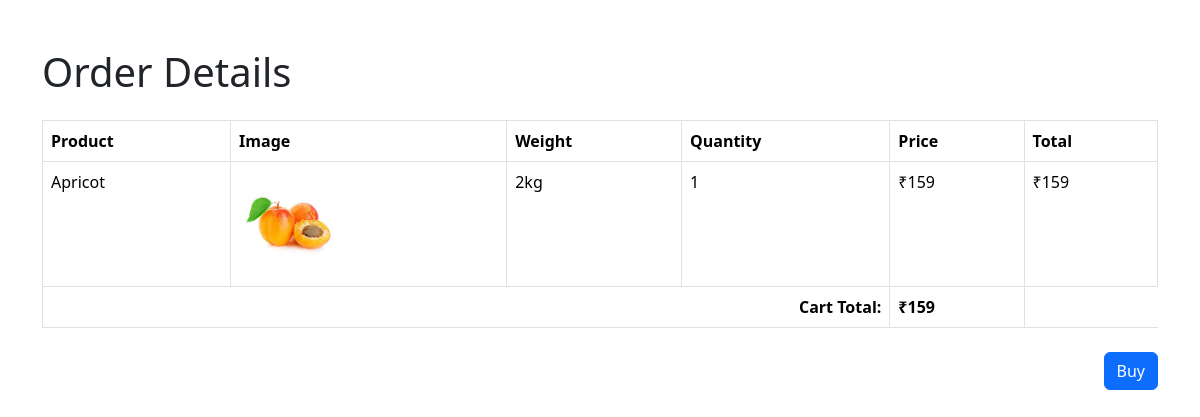
The page /order-details/ (signed in) on the database its author committed.
### app/models.py (models this page shows)
class Product(models.Model):
     pid=models.TextField()
     name=models.TextField()
     disc=models.TextField()
     img=models.FileField()
     cat_id=models.ForeignKey(Category,on_delete=models.CASCADE)

class Weight(models.Model):
     product=models.ForeignKey(Product,on_delete=models.CASCADE)
     price=models.IntegerField()
     offer_price=models.IntegerField()
     product_weight=models.TextField()
     stock=models.IntegerField()

### app/views.py (the view)
# urls.py: path('order-details/', views.order_details, name='orderdetails'),
def order_details(req):
    cart = Cart.objects.filter(user=req.user)[::-1]
    cart_items = [
        {
            'product': item.product,
            'product_id': item.product.id,
            'weight': item.weight,
            'weight_id': item.weight.id,
            'qty': item.qty,
            'price': item.weight.offer_price,
            'total': item.weight.offer_price * item.qty,
        }
        for item in cart
    ]
    cart_total = sum(item['total'] for item in cart_items)
    return render(req, 'user/orderdetails.html', {'cart': cart_items,'cart_total': cart_total,})

### templates/user/orderdetails.html (shortened to what this page needs)
<!DOCTYPE html>
<html lang="en">
<head>
    <link href="https://cdn.jsdelivr.net/npm/bootstrap@5.3.3/dist/css/bootstrap.min.css" rel="stylesheet">
    {% load static %}
</head>
<body>
    <div class="container mt-5">
        <h1 class="mb-4">Order Details</h1>
        {% if cart %}
            <table class="table table-bordered">
                <thead>
                    <tr>
                        <th>Product</th>
                        <th>Image</th>
                        <th>Weight</th>
                        <th>Quantity</th>
                        <th>Price</th>
                        <th>Total</th>
                    </tr>
                </thead>
                <tbody>
                    <tbody>
                        {% for item in cart %}
                        <tr>
                            <td>{{ item.product.name }}</td>
                            <td><img src="{{ item.product.img.url }}"></td>
                            <td>{{ item.weight.product_weight }}</td>
                            <td>{{ item.qty }}</td>
                            <td>₹{{ item.price }}</td>
                            <td>₹{{ item.total }}</td>
                        </tr>
                        {% endfor %}
                    </tbody>
                </tbody>
                <tfoot>
                    <tr>
                        <th colspan="4" class="text-end">Cart Total:</th>
                        <th>₹{{ cart_total }}</th>
                    </tr>
                </tfoot>
            </table>
            <div class="d-flex justify-content-end mt-4">
                <a href="../buy" class="btn btn-primary">Buy</a>
            </div>
        {% else %}
            <p>Your cart is empty. <a href="{% url 'cart_page' %}">Go to Cart</a></p>
        {% endif %}
    </div>
</body>
</html>

### templates/user/orderdetails.html (style rules this page uses)
table img { width: 100px; height: auto; object-fit: contain; }

### rows shown on the page
Product: product.name "Apricot", product.img (picture), weight.product_weight "2kg", qty "1", price "159", total "159"

### other values the page prints
{{ cart_total }} "159"
